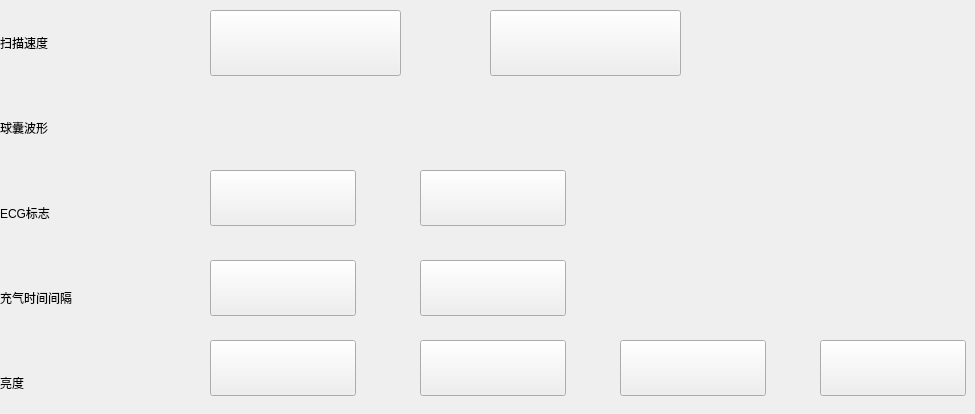
   <widget class="QWidget" name="page_2">
    <widget class="QPushButton" name="ECG_Off">
     <property name="geometry">
      <rect>
       <x>210</x>
       <y>170</y>
       <width>146</width>
       <height>56</height>
      </rect>
     </property>
     <property name="minimumSize">
      <size>
       <width>146</width>
       <height>56</height>
      </size>
     </property>
     <property name="maximumSize">
      <size>
       <width>146</width>
       <height>56</height>
      </size>
     </property>
     <property name="text">
      <string/>
     </property>
    </widget>
    <widget class="QPushButton" name="Inflation_Interval_Off">
     <property name="geometry">
      <rect>
       <x>210</x>
       <y>260</y>
       <width>146</width>
       <height>56</height>
      </rect>
     </property>
     <property name="minimumSize">
      <size>
       <width>146</width>
       <height>56</height>
      </size>
     </property>
     <property name="maximumSize">
      <size>
       <width>146</width>
       <height>56</height>
      </size>
     </property>
     <property name="text">
      <string/>
     </property>
    </widget>
    <widget class="QPushButton" name="ECG_On">
     <property name="geometry">
      <rect>
       <x>420</x>
       <y>170</y>
       <width>146</width>
       <height>56</height>
      </rect>
     </property>
     <property name="minimumSize">
      <size>
       <width>146</width>
       <height>56</height>
      </size>
     </property>
     <property name="maximumSize">
      <size>
       <width>146</width>
       <height>56</height>
      </size>
     </property>
     <property name="text">
      <string/>
     </property>
    </widget>
    <widget class="QPushButton" name="ScanningSpeed_25">
     <property name="geometry">
      <rect>
       <x>210</x>
       <y>10</y>
       <width>191</width>
       <height>66</height>
      </rect>
     </property>
     <property name="minimumSize">
      <size>
       <width>191</width>
       <height>66</height>
      </size>
     </property>
     <property name="maximumSize">
      <size>
       <width>191</width>
       <height>66</height>
      </size>
     </property>
     <property name="text">
      <string/>
     </property>
    </widget>
    <widget class="QLabel" name="label_9">
     <property name="geometry">
      <rect>
       <x>0</x>
       <y>275</y>
       <width>217</width>
       <height>45</height>
      </rect>
     </property>
     <property name="minimumSize">
      <size>
       <width>217</width>
       <height>45</height>
      </size>
     </property>
     <property name="maximumSize">
      <size>
       <width>217</width>
       <height>45</height>
      </size>
     </property>
     <property name="text">
      <string>充气时间间隔</string>
     </property>
    </widget>
    <widget class="QLabel" name="label_8">
     <property name="geometry">
      <rect>
       <x>0</x>
       <y>190</y>
       <width>217</width>
       <height>45</height>
      </rect>
     </property>
     <property name="minimumSize">
      <size>
       <width>217</width>
       <height>45</height>
      </size>
     </property>
     <property name="maximumSize">
      <size>
       <width>217</width>
       <height>45</height>
      </size>
     </property>
     <property name="text">
      <string>ECG标志</string>
     </property>
    </widget>
    <widget class="QPushButton" name="Brightness_Medium">
     <property name="geometry">
      <rect>
       <x>620</x>
       <y>340</y>
       <width>146</width>
       <height>56</height>
      </rect>
     </property>
     <property name="minimumSize">
      <size>
       <width>146</width>
       <height>56</height>
      </size>
     </property>
     <property name="maximumSize">
      <size>
       <width>146</width>
       <height>56</height>
      </size>
     </property>
     <property name="text">
      <string/>
     </property>
    </widget>
    <widget class="QPushButton" name="Brightness_Off">
     <property name="geometry">
      <rect>
       <x>210</x>
       <y>340</y>
       <width>146</width>
       <height>56</height>
      </rect>
     </property>
     <property name="minimumSize">
      <size>
       <width>146</width>
       <height>56</height>
      </size>
     </property>
     <property name="maximumSize">
      <size>
       <width>146</width>
       <height>56</height>
      </size>
     </property>
     <property name="text">
      <string/>
     </property>
    </widget>
    <widget class="QPushButton" name="Inflation_Interval_On">
     <property name="geometry">
      <rect>
       <x>420</x>
       <y>260</y>
       <width>146</width>
       <height>56</height>
      </rect>
     </property>
     <property name="minimumSize">
      <size>
       <width>146</width>
       <height>56</height>
      </size>
     </property>
     <property name="maximumSize">
      <size>
       <width>146</width>
       <height>56</height>
      </size>
     </property>
     <property name="text">
      <string/>
     </property>
    </widget>
    <widget class="QPushButton" name="ScanningSpeed_50">
     <property name="geometry">
      <rect>
       <x>490</x>
       <y>10</y>
       <width>191</width>
       <height>66</height>
      </rect>
     </property>
     <property name="minimumSize">
      <size>
       <width>191</width>
       <height>66</height>
      </size>
     </property>
     <property name="maximumSize">
      <size>
       <width>191</width>
       <height>66</height>
      </size>
     </property>
     <property name="text">
      <string/>
     </property>
    </widget>
    <widget class="QLabel" name="label_6">
     <property name="geometry">
      <rect>
       <x>0</x>
       <y>20</y>
       <width>217</width>
       <height>45</height>
      </rect>
     </property>
     <property name="minimumSize">
      <size>
       <width>217</width>
       <height>45</height>
      </size>
     </property>
     <property name="maximumSize">
      <size>
       <width>217</width>
       <height>45</height>
      </size>
     </property>
     <property name="text">
      <string>扫描速度</string>
     </property>
    </widget>
    <widget class="QPushButton" name="Brightness_Low">
     <property name="geometry">
      <rect>
       <x>420</x>
       <y>340</y>
       <width>146</width>
       <height>56</height>
      </rect>
     </property>
     <property name="minimumSize">
      <size>
       <width>146</width>
       <height>56</height>
      </size>
     </property>
     <property name="maximumSize">
      <size>
       <width>146</width>
       <height>56</height>
      </size>
     </property>
     <property name="text">
      <string/>
     </property>
    </widget>
    <widget class="QLabel" name="label_10">
     <property name="geometry">
      <rect>
       <x>0</x>
       <y>360</y>
       <width>217</width>
       <height>45</height>
      </rect>
     </property>
     <property name="minimumSize">
      <size>
       <width>217</width>
       <height>45</height>
      </size>
     </property>
     <property name="maximumSize">
      <size>
       <width>217</width>
       <height>45</height>
      </size>
     </property>
     <property name="text">
      <string>亮度</string>
     </property>
    </widget>
    <widget class="QLabel" name="label_7">
     <property name="geometry">
      <rect>
       <x>0</x>
       <y>105</y>
       <width>217</width>
       <height>45</height>
      </rect>
     </property>
     <property name="minimumSize">
      <size>
       <width>217</width>
       <height>45</height>
      </size>
     </property>
     <property name="maximumSize">
      <size>
       <width>217</width>
       <height>45</height>
      </size>
     </property>
     <property name="text">
      <string>球囊波形</string>
     </property>
    </widget>
    <widget class="QPushButton" name="Brightness_High">
     <property name="geometry">
      <rect>
       <x>820</x>
       <y>340</y>
       <width>146</width>
       <height>56</height>
      </rect>
     </property>
     <property name="minimumSize">
      <size>
       <width>146</width>
       <height>56</height>
      </size>
     </property>
     <property name="maximumSize">
      <size>
       <width>146</width>
       <height>56</height>
      </size>
     </property>
     <property name="text">
      <string/>
     </property>
    </widget>
    <zorder>label_9</zorder>
    <zorder>label_8</zorder>
    <zorder>label_6</zorder>
    <zorder>label_10</zorder>
    <zorder>label_7</zorder>
    <zorder>ScanningSpeed_25</zorder>
    <zorder>ScanningSpeed_50</zorder>
    <zorder>ECG_Off</zorder>
    <zorder>ECG_On</zorder>
    <zorder>Inflation_Interval_Off</zorder>
    <zorder>Inflation_Interval_On</zorder>
    <zorder>Brightness_Off</zorder>
    <zorder>Brightness_Low</zorder>
    <zorder>Brightness_Medium</zorder>
    <zorder>Brightness_High</zorder>
   </widget>
